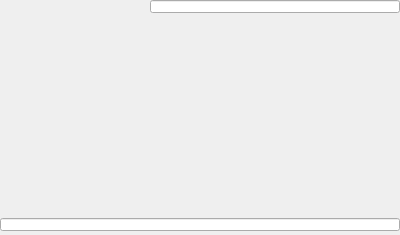
<?xml version="1.0" ?>
<ui version="4.0">
  <class>scanDetPlot-R2-11-1</class>
  <widget class="QWidget" name="screen">
    <property name="geometry">
      <rect>
        <x>578</x>
        <y>571</y>
        <width>400</width>
        <height>235</height>
      </rect>
    </property>
    <property name="styleSheet">
      <string notr="true">QWidget#screen {
  color: rgb(0, 0, 0);
  background-color: rgb(255, 255, 255);
  }</string>
    </property>
    <property name="windowTitle">
      <string>scanDetPlot-R2-11-1</string>
    </property>
    <widget class="QWidget" name="cartesian_plot_1">
      <property name="geometry">
        <rect>
          <x>0</x>
          <y>15</y>
          <width>400</width>
          <height>200</height>
        </rect>
      </property>
      <property name="toolTip">
        <string>TBA widget: cartesian_plot_1</string>
      </property>
    </widget>
    <widget class="QWidget" name="text_157">
      <property name="geometry">
        <rect>
          <x>0</x>
          <y>0</y>
          <width>150</width>
          <height>13</height>
        </rect>
      </property>
      <property name="styleSheet">
        <string notr="true">QWidget#text_157 {
  color: rgb(0, 0, 0);
  }</string>
      </property>
      <property name="toolTip">
        <string>TBA widget: text_157</string>
      </property>
    </widget>
    <widget class="PyDMLineEdit" name="text_update_85">
      <property name="geometry">
        <rect>
          <x>150</x>
          <y>0</y>
          <width>250</width>
          <height>13</height>
        </rect>
      </property>
      <property name="styleSheet">
        <string notr="true">PyDMLineEdit#text_update_85 {
  color: rgb(0, 0, 0);
  background-color: rgb(255, 255, 255);
  }</string>
      </property>
      <property name="toolTip">
        <string>PV: ${P}${S}.D${N}PV</string>
      </property>
      <property name="readOnly">
        <bool>true</bool>
      </property>
      <property name="channel" stdset="0">
        <string>ca://${P}${S}.D${N}PV</string>
      </property>
    </widget>
    <widget class="PyDMLineEdit" name="text_update_86">
      <property name="geometry">
        <rect>
          <x>0</x>
          <y>218</y>
          <width>400</width>
          <height>13</height>
        </rect>
      </property>
      <property name="styleSheet">
        <string notr="true">PyDMLineEdit#text_update_86 {
  color: rgb(0, 0, 0);
  background-color: rgb(255, 255, 255);
  }</string>
      </property>
      <property name="toolTip">
        <string>PV: ${P}${S}.P1PV</string>
      </property>
      <property name="readOnly">
        <bool>true</bool>
      </property>
      <property name="channel" stdset="0">
        <string>ca://${P}${S}.P1PV</string>
      </property>
    </widget>
  </widget>
  <customwidgets>
    <customwidget>
      <class>PyDMLineEdit</class>
      <extends>QLineEdit</extends>
      <header>pydm.widgets.line_edit</header>
    </customwidget>
    <customwidget>
      <class>PyDMLabel</class>
      <extends>QLabel</extends>
      <header>pydm.widgets.label</header>
    </customwidget>
    <customwidget>
      <class>PyDMEmbeddedDisplay</class>
      <extends>QFrame</extends>
      <header>pydm.widgets.embedded_display</header>
    </customwidget>
    <customwidget>
      <class>PyDMRelatedDisplayButton</class>
      <extends>QPushButton</extends>
      <header>pydm.widgets.related_display_button</header>
    </customwidget>
  </customwidgets>
</ui>
